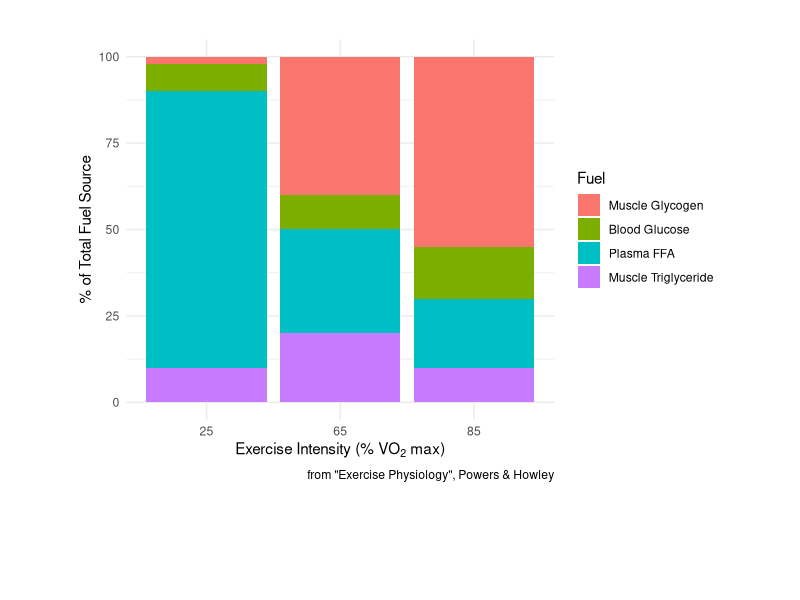

Recreate this plot in R.
## ---- chunk 1
knitr::opts_chunk$set(echo = FALSE)
## ---- chunk 2
library(tidyverse)
marathon <- data.frame(Fuel = factor(rep(c("Muscle Triglyceride",
                                    "Plasma FFA",
                                    "Blood Glucose",
                                    "Muscle Glycogen"), 3),
                                    levels = c("Muscle Glycogen",
                                               "Blood Glucose",
                                               "Plasma FFA",
                                               "Muscle Triglyceride")),
                       Times = as.character(c(rep(25, 4), 
                                              rep(65, 4), 
                                              rep(85, 4))),
                       Percentage = c(10, 80, 8, 2, 20, 30, 
                                      10, 40, 10, 20, 15, 55))
# marathon$Exercise <- as.factor(marathon$Exercise)
# levels(marathon$Fuel) <- levels(marathon$Fuel)[c(3,4,1,2)]
marathon %>% ggplot(aes(Times, Percentage, fill = Fuel)) + 
  geom_col() + 
  xlab(bquote("Exercise Intensity (%"~VO[2]~"max)")) +
  ylab("% of Total Fuel Source") + 
  labs(caption = "from \"Exercise Physiology\", Powers & Howley") +
  theme_minimal() +
  theme(plot.margin = unit(c(1,2,3,2),"cm"))

